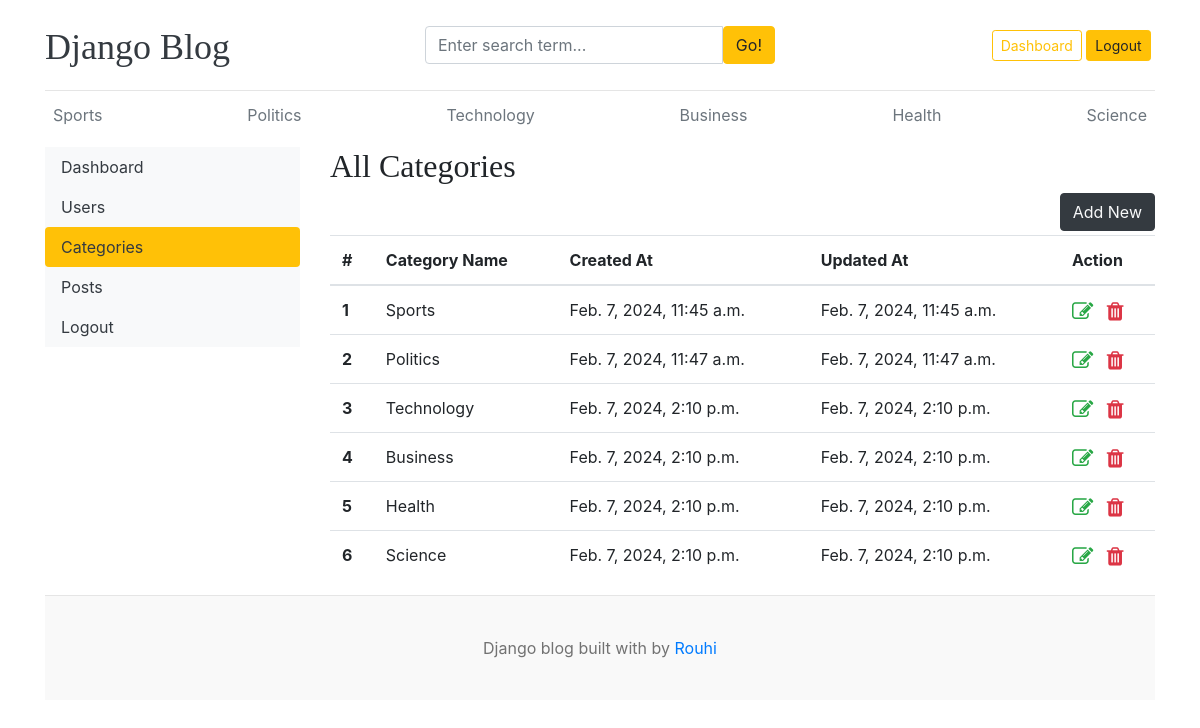
Screenshot of /dashboard/categories/ (signed in) with the database file from the repository.
### blogs/models.py (models this page shows, shortened)
class Category(models.Model):
    category_name = models.CharField(max_length=50, unique=True)
    created_at = models.DateTimeField(auto_now_add=True)
    updated_at = models.DateTimeField(auto_now=True)
    class Meta:
        verbose_name = 'Category'
        verbose_name_plural = 'Categories'

### dashboards/views.py (the view)
# urls.py: path('categories/', views.CategoriesView.as_view(), name='categories'),
class CategoriesView(LoginRequiredMixin, View):
    template_name = 'dashboards/categories.html'
    def get(self, request):
        return render(request, self.template_name)

### blogs/context_processors.py (called while the page is built)
def get_categories(request):
    categories = Category.objects.all()
    return dict(categories=categories)

def get_social_links(request):
    social_links = SocialLink.objects.all()
    return dict(social_links=social_links)

### dashboards/templates/dashboards/categories.html (shortened to what this page needs)
{% extends 'index.html' %}
{% block content %}
	<div class="row">
        {% include 'dashboards/inc/sidebar.html' %}
        <div class="col-md-9">
            {% if perms.blogs.view_category %}
                <h2>All Categories</h2>
                <a href="{% url 'dashboards:add_category' %}" class="btn btn-dark text-light mb-1 float-right">Add New</a>
                <table class="table table-hover">
                  <thead>
                    <tr>
                      <th>#</th>
                      <th>Category Name</th>
                      <th>Created At</th>
                      <th>Updated At</th>
                      <th>Action</th>
                    </tr>
                  </thead>
                  <tbody>
                    {% for category in categories %}
                        <tr>
                          <th>{{ forloop.counter }}</th>
                          <td>{{ category.category_name }}</td>
                          <td>{{ category.created_at }}</td>
                          <td>{{ category.updated_at }}</td>
                          <td>
                              <a href="{% url 'dashboards:edit_category' category.id %}"><i class="fa fa-edit fa-lg text-success"></i></a>
                              <a href="{% url 'dashboards:delete_category' category.id %}"><i class="fa fa-trash fa-lg text-danger"></i></a>
                          </td>
                        </tr>
                    {% endfor %}
                  </tbody>
                </table>
            {% else %}
                <h5>You do not have permission to view this page</h5>
            {% endif %}
        </div>
    </div>
{% endblock %}

### templates/inc/header.html (shortened to what this page needs)
<header class="blog-header py-3">
    <div class="row flex-nowrap justify-content-between align-items-center">
        <div class="col-4 pt-1">
            <a class="blog-header-logo text-dark" href="/">Django Blog</a>
        </div>
        <div class="col-4">
            <form action="{% url 'search' %}" method="get">
                <div class="input-group">
                    <input class="form-control" type="text" placeholder="Enter search term..."
                           aria-label="Enter search term..." aria-describedby="button-search"
                           name="keyword" value="{{ kw }}"/>
                    <button class="btn btn-warning" id="button-search" type="submit">Go!</button>
                </div>
            </form>
        </div>
        <div class="col-4 d-flex justify-content-end align-items-center">
            {% if request.user.is_authenticated %}
                {% if request.user.is_staff %}
                <span><a href="{% url 'dashboards:dashboard' %}" class="btn btn-sm btn-outline-warning">Dashboard</a></span>
                {% endif %}
                <a class="btn btn-sm btn-warning" href="{% url 'logout' %}">Logout</a> &nbsp;
            {% else %}
                <a class="btn btn-sm btn-warning" href="{% url 'login' %}">Login</a> &nbsp;
                <a class="btn btn-sm btn-outline-secondary" href="{% url 'register' %}">Register</a>
            {% endif %}
        </div>
    </div>
</header>
<div class="nav-scroller py-1 mb-2">
    <nav class="nav d-flex justify-content-between">
        {% for category in categories %}
            <a class="p-2 text-muted" href="{% url 'blogs:posts_by_category' category.id %}">{{ category.category_name }}</a>
        {% endfor %}
    </nav>
</div>

### blog_main/static/css/style.css (style rules this page uses)
.blog-header { border-bottom: 1px solid #e5e5e5; }
.blog-header-logo { font-family: "Playfair Display", Georgia, "Times New Roman", serif; font-size: 2.25rem; }
h1, h2, h3, h4, h5, h6 { font-family: "Playfair Display", Georgia, "Times New Roman", serif; }

### rows the page displays
Category: category_name "Sports", created_at "Feb. 7, 2024, 11:45 a.m.", updated_at "Feb. 7, 2024, 11:45 a.m."
Category: category_name "Politics", created_at "Feb. 7, 2024, 11:47 a.m.", updated_at "Feb. 7, 2024, 11:47 a.m."
Category: category_name "Technology", created_at "Feb. 7, 2024, 2:10 p.m.", updated_at "Feb. 7, 2024, 2:10 p.m."
Category: category_name "Business", created_at "Feb. 7, 2024, 2:10 p.m.", updated_at "Feb. 7, 2024, 2:10 p.m."
Category: category_name "Health", created_at "Feb. 7, 2024, 2:10 p.m.", updated_at "Feb. 7, 2024, 2:10 p.m."
Category: category_name "Science", created_at "Feb. 7, 2024, 2:10 p.m.", updated_at "Feb. 7, 2024, 2:10 p.m."
